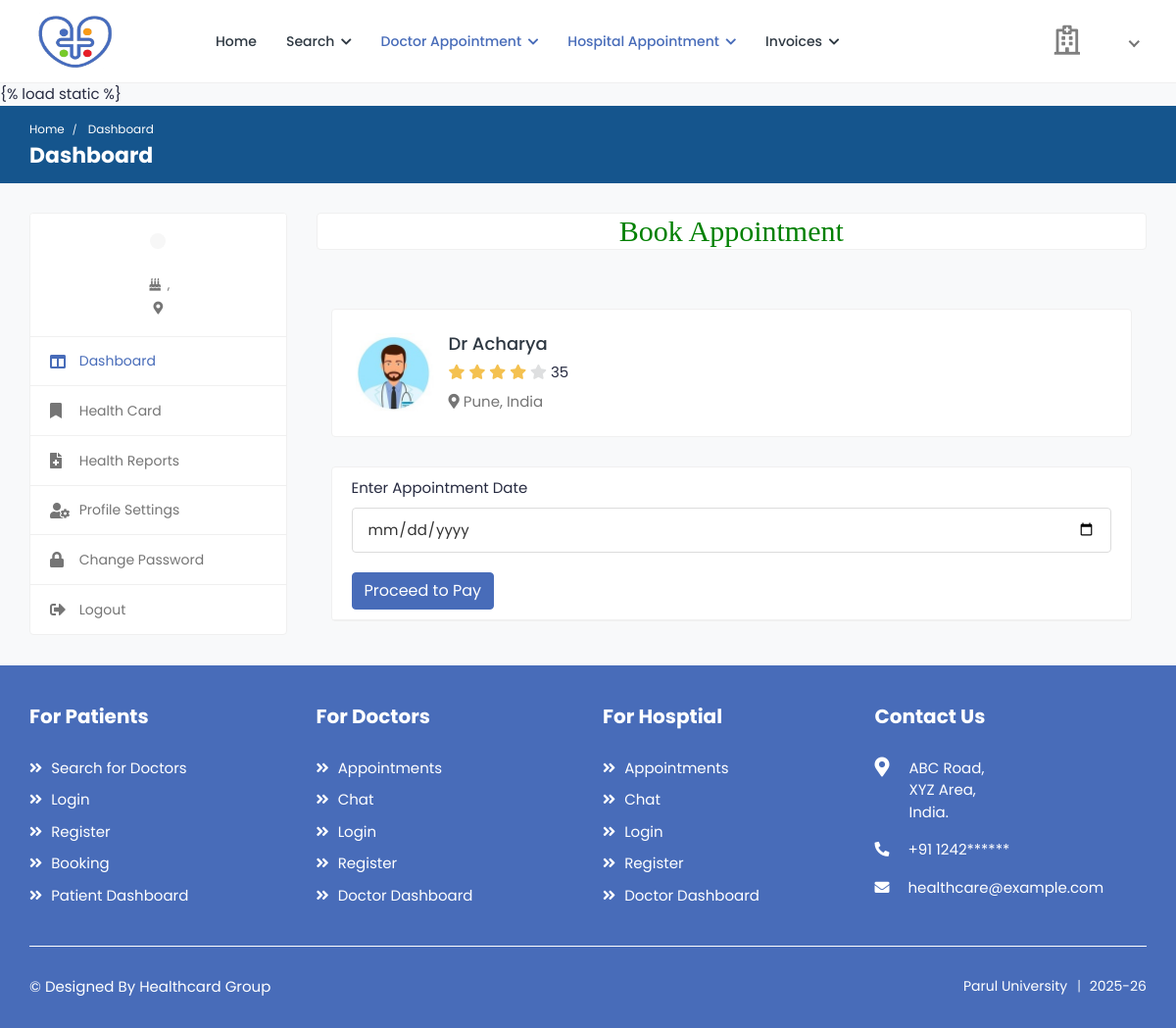
The page /appointment3 on the database its author committed.
### health/models.py (models this page shows, shortened)
class Doctor(models.Model):
    status = models.CharField(max_length=100,null=True)
    user = models.ForeignKey(User, on_delete=models.CASCADE, null=True)
    mobile = models.CharField(max_length=10, null=True)
    address = models.CharField(max_length=100, null=True)
    experience = models.CharField(max_length=100, null=True)
    specialist = models.CharField(max_length=100, null=True)
    service = models.CharField(max_length=100, null=True)
    clinic = models.CharField(max_length=100, null=True)
    cl_address = models.CharField(max_length=100, null=True)
    daystiming = models.CharField(max_length=100, null=True)
    timing = models.CharField(max_length=100, null=True)
    price = models.CharField(max_length=100, null=True)
    dob = models.DateField(null=True)
    gender = models.CharField(max_length=100,choices=gender,null=True)
    biography = models.TextField(null=True)
    image = models.FileField(null=True)

### health/views.py (the view)
# urls.py: path('appointment<int:pid>', appointment,name="appointment"),
def appointment(request,pid):
    doctor=Doctor.objects.get(id=pid)
    if request.method == "POST":
        a = request.POST['a_date']
        app=Appointment.objects.create(doctor=doctor,patient=Patient.objects.get(user=request.user),a_date=a,status="pending",p_status="pending")
        messages.success(request,"Appointment Request Sent Successfully")
        return redirect("payment",app.id)
    d={'doctor':doctor}
    return render(request,'patient/appointment.html',d)

### health/templates/patient/appointment.html (shortened to what this page needs)
{% extends 'patient/sidebar.html' %}
{% load static %}
{% block b %}
<h2 style="font-family:roman;color:green" align="center" class="card">Book Appointment</h2>
<div class="content">
				<div class="container">
					<div class="row">
						<div class="col-12">
							<div class="card">
								<div class="card-body">
									<div class="booking-doc-info">
										<a href="doctor-profile.html" class="booking-doc-img">
											<img src="{{doctor.image.url}}" alt="User Image">
										</a>
										<div class="booking-info">
											<h4><a href="doctor-profile.html">Dr {{doctor.user.first_name}}</a></h4>
											<div class="rating">
												<i class="fas fa-star filled"></i>
												<i class="fas fa-star filled"></i>
												<i class="fas fa-star filled"></i>
												<i class="fas fa-star filled"></i>
												<i class="fas fa-star"></i>
												<span class="d-inline-block average-rating">35</span>
											</div>
											<p class="text-muted mb-0"><i class="fas fa-map-marker-alt"></i> {{doctor.address}}, India</p>
										</div>
									</div>
								</div>
							</div>
							<div class="card booking-schedule schedule-widget">
								<div class="schedule-header">
									<div class="row">
										<div class="col-md-12">
											<form action="" method="post">
												<div class="form-group">
													<label>Enter Appointment Date</label>
													<input type="date" class="form-control" name="a_date">
												</div>
                                                <button type="submit"  class="btn btn-primary submit-btn">Proceed to Pay</button>
							</div>
										</div>
									</div>
								</div>
                            </div>
						</div>
					</div>
				</div>
			</div>
		{% endblock %}

### rows shown on the page
Doctor: image (picture), user.first_name "Acharya", address "Pune"
